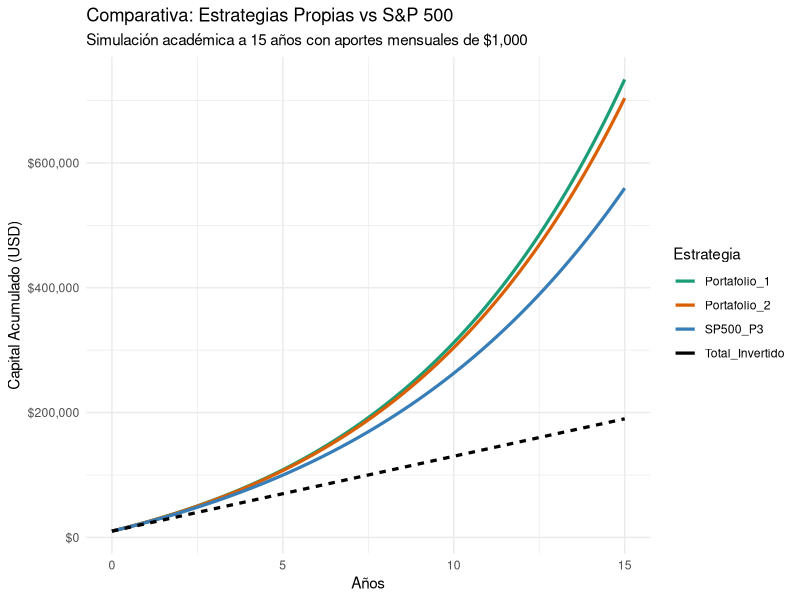

Write R code to recreate this figure.
library(ggplot2)
library(tidyr)
library(scales)

# Parámetros
capital_inicial <- 10000
aporte_mensual <- 1000
anios <- 15
meses <- 0:(anios * 12)

# Tasas Anuales
tasas <- c(P1 = 0.1464, P2 = 0.1424, P3 = 0.1200)
tasas_m <- tasas / 12

# Función de Valor Futuro
calcular_fv <- function(r, t, pv, pmt) {
  fv <- pv * (1 + r)^t + pmt * (((1 + r)^t - 1) / r)
  fv[t == 0] <- pv
  return(fv)
}

# Generar Datos
df <- data.frame(
  Mes = meses,
  Anio = meses / 12,
  Portafolio_1 = calcular_fv(tasas_m["P1"], meses, capital_inicial, aporte_mensual),
  Portafolio_2 = calcular_fv(tasas_m["P2"], meses, capital_inicial, aporte_mensual),
  SP500_P3 = calcular_fv(tasas_m["P3"], meses, capital_inicial, aporte_mensual),
  Total_Invertido = capital_inicial + (aporte_mensual * meses)
)

# Formato Largo para ggplot
df_long <- pivot_longer(df, cols = -c(Mes, Anio), names_to = "Estrategia", values_to = "Valor")

# Gráfico
ggplot(df_long, aes(x = Anio, y = Valor, color = Estrategia)) +
  geom_line(aes(linetype = Estrategia == "Total_Invertido"), size = 1.1) +
  scale_y_continuous(labels = dollar_format()) +
  scale_color_manual(values = c("#1b9e77", "#d95f02", "#377eb8", "#000000")) +
  labs(title = "Comparativa: Estrategias Propias vs S&P 500",
       subtitle = "Simulación académica a 15 años con aportes mensuales de $1,000",
       x = "Años", y = "Capital Acumulado (USD)") +
  theme_minimal() +
  guides(linetype = "none")
  
